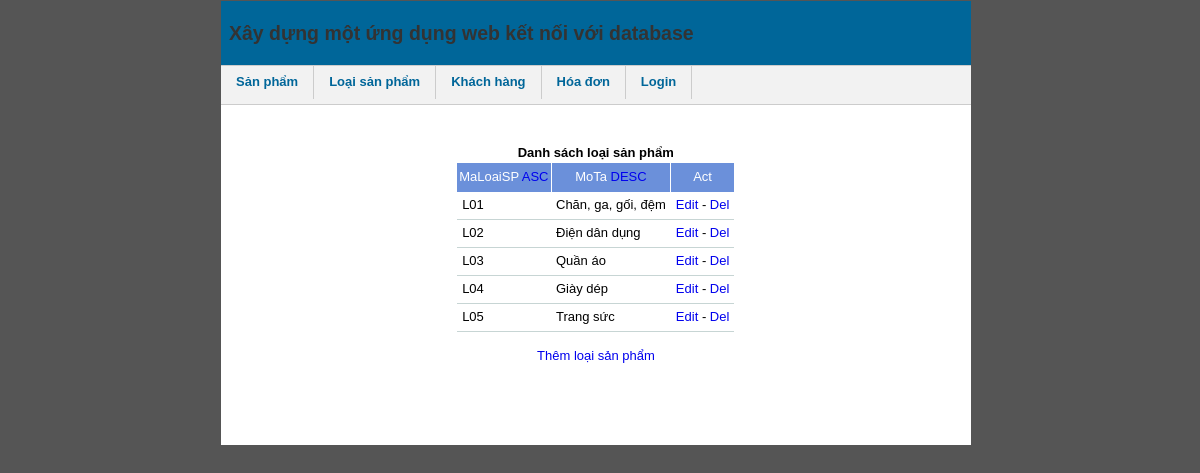
/?index=dslsp.php, run on the app's committed database.
### tables this page shows
CREATE TABLE IF NOT EXISTS `loaisanpham` (
  `MaLoaiSP` varchar(10) NOT NULL,
  `MoTa` text NOT NULL,
  PRIMARY KEY(MaLoaiSP)
);

### dbconnect.php (called while the page is built, shortened)
<?php
class mysql {
	function query($input){
		$q = @mysql_query($input) or $this->show_error("<b>Lỗi MySQL Query</b> : ".mysql_error(),$input);
		return $q;
	}
}
$mysql = new mysql;
?>

### dslsp.php (the view, shortened to what this page needs)
<center>
<?php
include("dbconnect.php");
$table = 'loaisanpham';
$ColID = 'MaLoaiSP';
$ColID2 = 'MoTa';
$act = $_GET['act'];
if($act == 'del' && isset($_SESSION['admin'])) {
	$IDact = $_GET['IDact'];
	$sql = $mysql->query("DELETE FROM $table WHERE $ColID='$IDact'");
	if($sql) echo 'Đã xóa - <a href="'.$_SERVER['PHP_SELF'].'">Home</a>';
	else echo 'Không thể xóa - <a href="'.$_SERVER['PHP_SELF'].'">Home</a>';
} else {
if($_GET['sort1'] != '')
	$order_sql = "ORDER BY $ColID ".$_GET['sort1'];
else if($_GET['sort2'] != '')
	$order_sql = "ORDER BY $ColID2 ".$_GET['sort2'];
else $order_sql = "ORDER BY $ColID ASC";
$p_now = intval($_GET['page']);
$pp = 5;
$result = $mysql->query("SELECT * FROM $table");
$total =  $mysql->num_rows($result);
$numofpages = $total/$pp;
$numofpages = ceil($numofpages);
if ($p_now <= 0)
	$page = 1;
else {
	if ($p_now <= $numofpages)
		$page = $p_now;
	else
		$page = 1;
}
$limitvalue = $page * $pp - ($pp);
$limit = $mysql->query("SELECT * FROM $table $order_sql LIMIT $limitvalue,$pp");
echo '<table class="table table-bordered table-striped table-hover table-condensed">';
echo '<thead><tr><td colspan = "5" style="text-align:center;"><b> Danh sách loại sản phẩm </b></td></tr></thead>';
echo '<thead>';
echo '<tr><th>MaLoaiSP <a href="?sort1='.(($_GET['sort1'] == 'ASC') ? 'DESC">DESC' : 'ASC">ASC').'</a></th>';
echo '<th>MoTa <a href="?sort2='.(($_GET['sort2'] == 'DESC') ? 'ASC">ASC' : 'DESC">DESC').'</a></th>';
echo '<th>Act</th>';
echo '</tr></thead><tbody>';
while($data=mysql_fetch_array($limit)) {
	echo '<tr style="">';
	echo '<td>'.$data[$ColID].'</td>';
	echo '<td>'.$data[$ColID2].'</td>';
	echo '<td><a href="?act=edit&IDact='.$data[$ColID].'">Edit</a> - <a href="?act=del&IDact='.$data[$ColID].'">Del</a></td>';
	echo '</tr>';
}
?>
</tbody></table><br />
<a href="?act=add">Thêm loại sản phẩm</a>
<br /><br /><?php
}
?></center>

### style.css (style rules this page uses)
body { font-family: Arial, Tahoma, Verdana, Arial, sans-serif;font-size: 13px;margin-left: 0px;margin-top: 1px; }
a { text-decoration:none; }
table { font-size:13px;border-collapse: collapse; }
thead th { border-right: 1px solid #fff;color:#fff;text-align:center; padding:2px;height:25px;background-color: #6b90da;font-weight: normal; }
tbody td { padding:5px;text-align:left;border-bottom: 1px solid #c7d5d4; }

### index.php (style rules this page uses)
body { background-color: #555; font: small/1.3 Arial, Helvetica, sans-serif; }

### data on the page
loaisanpham: MaLoaiSP "L01", MoTa "Chăn, ga, gối, đệm"
loaisanpham: MaLoaiSP "L02", MoTa "Điện dân dụng"
loaisanpham: MaLoaiSP "L03", MoTa "Quần áo"
loaisanpham: MaLoaiSP "L04", MoTa "Giày dép"
loaisanpham: MaLoaiSP "L05", MoTa "Trang sức"
